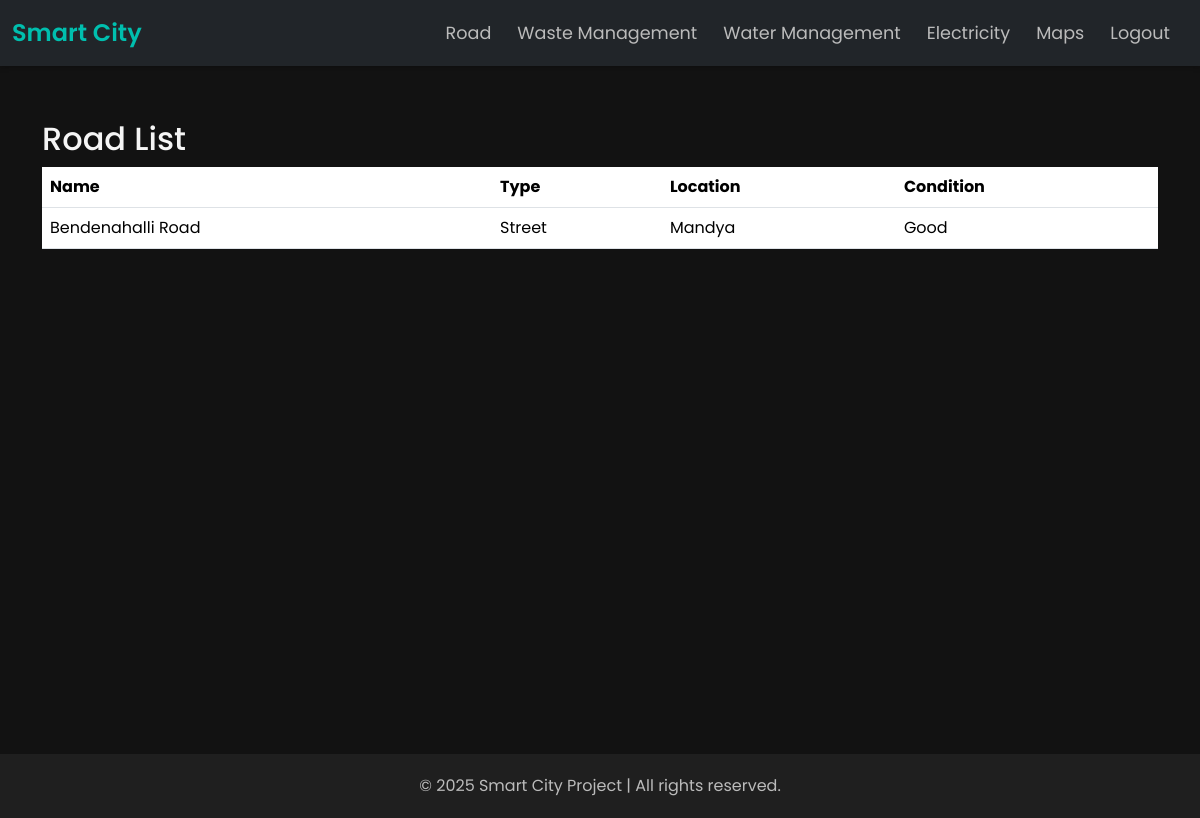
/road/roads/, run on the app's committed database.
### road/models.py (models this page shows, shortened)
class Road(models.Model):
    ROAD_TYPE_CHOICES = [
        ('Highway', 'Highway'),
        ('Street', 'Street'),
        ('Alley', 'Alley'),
        ('Avenue', 'Avenue'),
    ]
    name = models.CharField(max_length=255)
    road_type = models.CharField(max_length=20, choices=ROAD_TYPE_CHOICES)
    location = models.CharField(max_length=255)
    latitude = models.FloatField(default=None)
    longitude = models.FloatField(default=None)
    condition = models.CharField(max_length=50, default='Good')
    date_added = models.DateTimeField(auto_now_add=True)

### road/views.py (the view)
# urls.py: path('roads/', views.road_list, name='road_list'),
def road_list(request):
    roads = Road.objects.all()
    return render(request, 'road/road_list.html', {'roads': roads})

### road/templates/road/road_list.html (shortened to what this page needs)
{% extends 'base_generic.html' %}
{% block content %}
<h2>Road List</h2>
<table class="table">
    <thead>
        <tr>
            <th>Name</th>
            <th>Type</th>
            <th>Location</th>
            <th>Condition</th>
        </tr>
    </thead>
    <tbody>
        {% for road in roads %}
            <tr>
                <td>{{ road.name }}</td>
                <td>{{ road.get_road_type_display }}</td>
                <td>{{ road.location }}</td>
                <td>{{ road.condition }}</td>
            </tr>
        {% endfor %}
    </tbody>
</table>
{% endblock %}

### templates/base_generic.html (style rules this page uses)
body { background-color: #121212; font-family: 'Poppins', sans-serif; color: #f5f5f5; margin: 0; }

### data on the page
Road: name "Bendenahalli Road", road_type "Street", location "Mandya", condition "Good"
